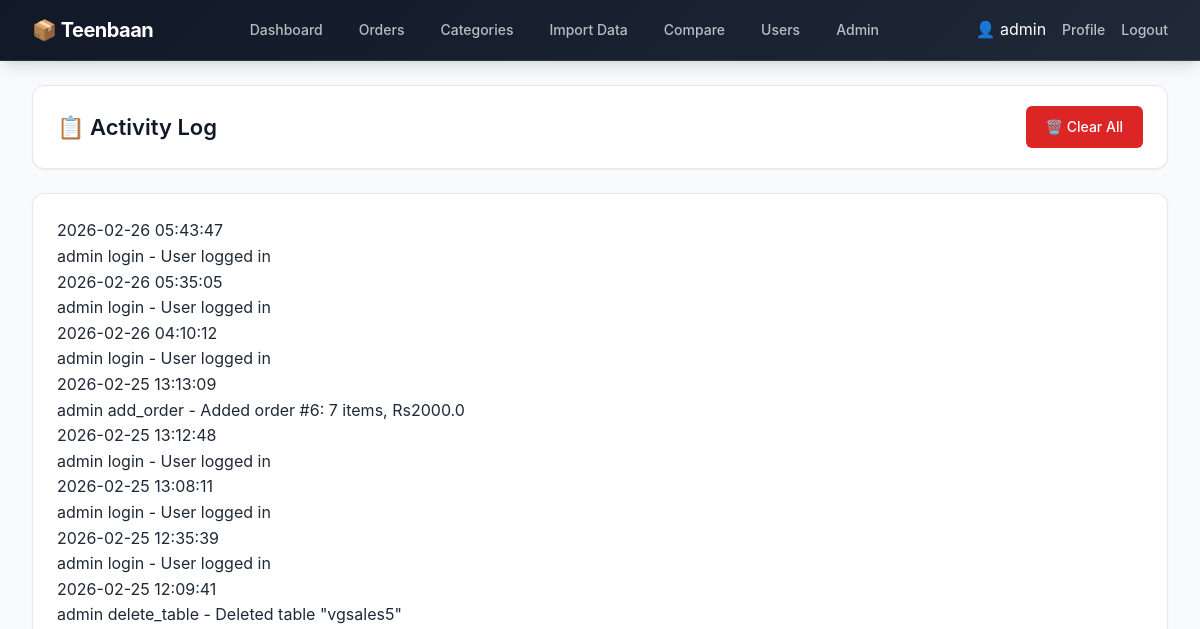
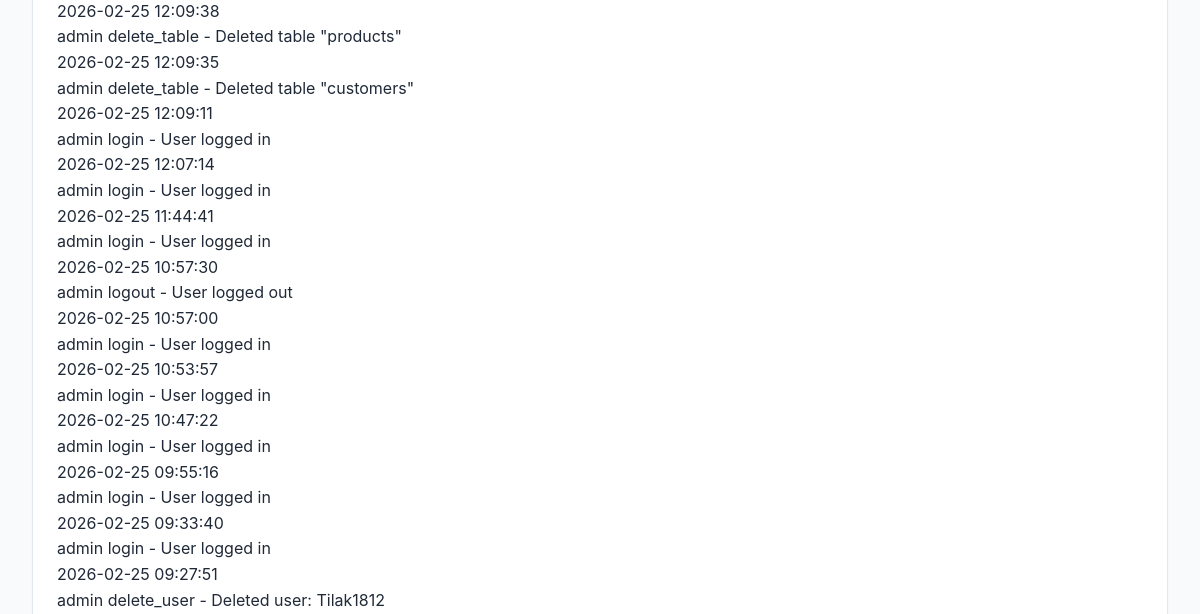
Before: /activity (signed in, upper part) with the older database file (2 pictures, top to bottom).
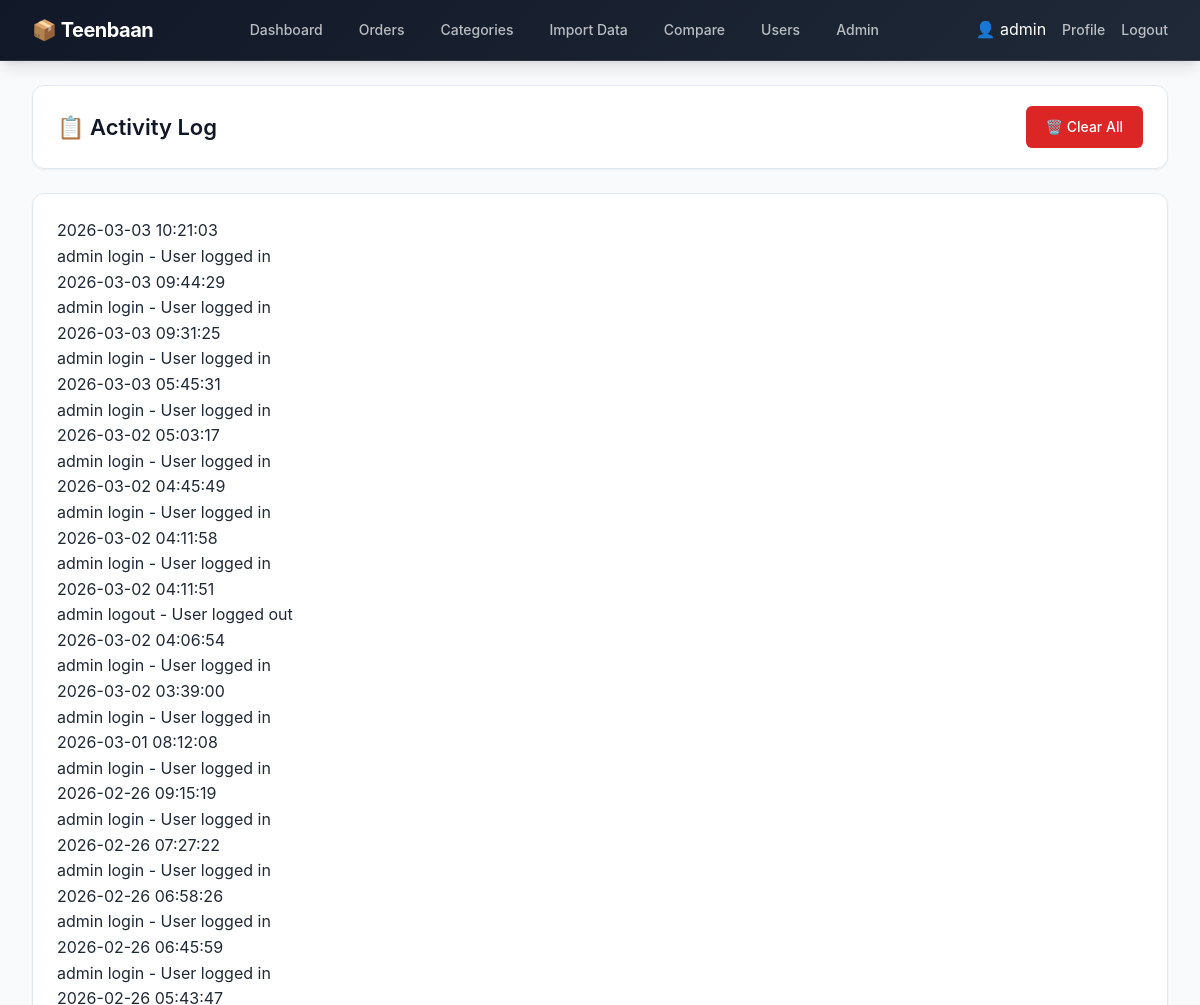
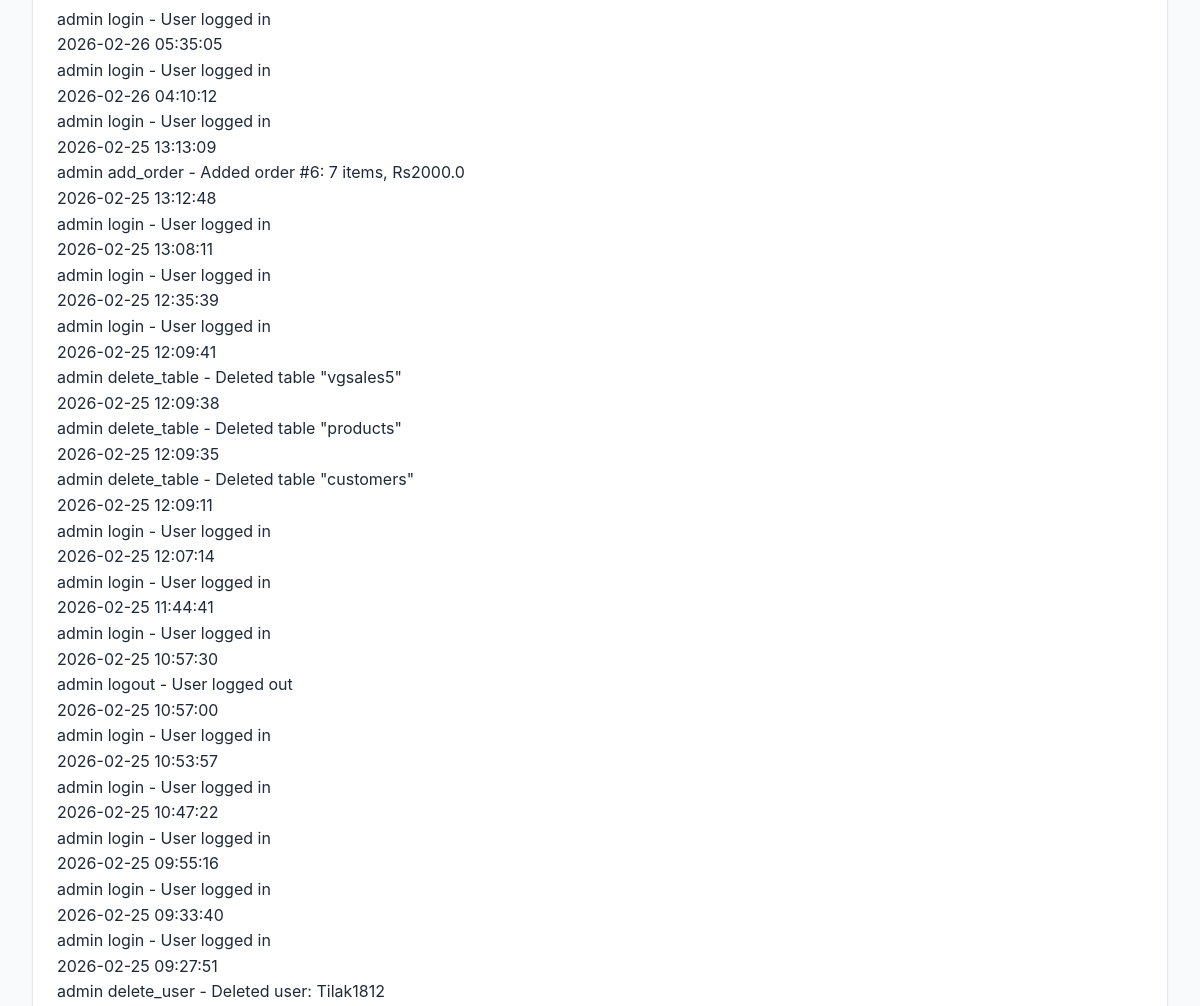
After: the same page with the newer database file (2 pictures, top to bottom).
### tables this page shows
CREATE TABLE activity_log (
            id INTEGER PRIMARY KEY AUTOINCREMENT,
            user_id INTEGER,
            action TEXT,
            details TEXT,
            timestamp TIMESTAMP DEFAULT CURRENT_TIMESTAMP
        );

CREATE TABLE users (
            id INTEGER PRIMARY KEY AUTOINCREMENT,
            username TEXT UNIQUE,
            password TEXT,
            role TEXT
        , email TEXT, status TEXT DEFAULT 'active', last_login TIMESTAMP);

### app.py (the view)
@app.route('/activity')
@admin_required
def activity():
    db = get_db()
    activities = db.execute('''
        SELECT al.*, u.username
        FROM activity_log al
        LEFT JOIN users u ON al.user_id = u.id
        ORDER BY al.timestamp DESC LIMIT 100
    ''').fetchall()
    return render_template('activity.html', activities=activities)

### app.py (called while the page is built)
def get_db():
    db = getattr(g, '_database', None)
    if db is None:
        db = g._database = sqlite3.connect(DATABASE)
        db.row_factory = sqlite3.Row
    return db

@app.teardown_appcontext
def close_connection(exception):
    db = getattr(g, '_database', None)
    if db is not None:
        db.close()
        g._database = None

def admin_required(f):
    @wraps(f)
    def decorated_function(*args, **kwargs):
        if 'user_id' not in session:
            flash('Please log in to access this page.', 'error')
            return redirect(url_for('login'))
        if session.get('role') != 'admin':
            flash('Admin access required.', 'error')
            return redirect(url_for('dashboard'))
        return f(*args, **kwargs)
    return decorated_function

### templates/activity.html (shortened to what this page needs)
{% extends "base.html" %}
{% block content %}
<div class="page-header">
    <div class="header-left">
        <h1>📋 Activity Log</h1>
    </div>
    <div class="header-actions">
        <a href="{{ url_for('clear_activity') }}" class="btn btn-danger" onclick="return confirm('Clear all activity logs?')">🗑️ Clear All</a>
    </div>
</div>
<div class="card">
    <div class="card-body">
        {% if activities %}
        <div class="activity-log">
            {% for activity in activities %}
            <div class="activity-entry">
                <div class="activity-time">
                    {{ activity.timestamp }}
                </div>
                <div class="activity-details">
                    <span class="activity-user">{{ activity.username or 'Unknown' }}</span>
                    <span class="activity-action">{{ activity.action }} - {{ activity.details }}</span>
                </div>
            </div>
            {% endfor %}
        </div>
        {% else %}
        <div class="empty-state">
            <div class="empty-icon">📋</div>
            <h3>No Activity</h3>
            <p>No activity logs yet.</p>
        </div>
        {% endif %}
    </div>
</div>
{% endblock %}

Changed rows visible on the page:
added activity_log: timestamp "2026-03-03 10:21:03", username "admin", action "login", details "User logged in"
added activity_log: timestamp "2026-03-03 09:44:29", username "admin", action "login", details "User logged in"
added activity_log: timestamp "2026-03-03 09:31:25", username "admin", action "login", details "User logged in"
added activity_log: timestamp "2026-03-03 05:45:31", username "admin", action "login", details "User logged in"
added activity_log: timestamp "2026-03-02 05:03:17", username "admin", action "login", details "User logged in"
added activity_log: timestamp "2026-03-02 04:45:49", username "admin", action "login", details "User logged in"
added activity_log: timestamp "2026-03-02 04:11:58", username "admin", action "login", details "User logged in"
added activity_log: timestamp "2026-03-02 04:11:51", username "admin", action "logout", details "User logged out"
added activity_log: timestamp "2026-03-02 04:06:54", username "admin", action "login", details "User logged in"
added activity_log: timestamp "2026-03-02 03:39:00", username "admin", action "login", details "User logged in"
added activity_log: timestamp "2026-03-01 08:12:08", username "admin", action "login", details "User logged in"
added activity_log: timestamp "2026-02-26 09:15:19", username "admin", action "login", details "User logged in"
added activity_log: timestamp "2026-02-26 07:27:22", username "admin", action "login", details "User logged in"
added activity_log: timestamp "2026-02-26 06:58:26", username "admin", action "login", details "User logged in"
added activity_log: timestamp "2026-02-26 06:45:59", username "admin", action "login", details "User logged in"
